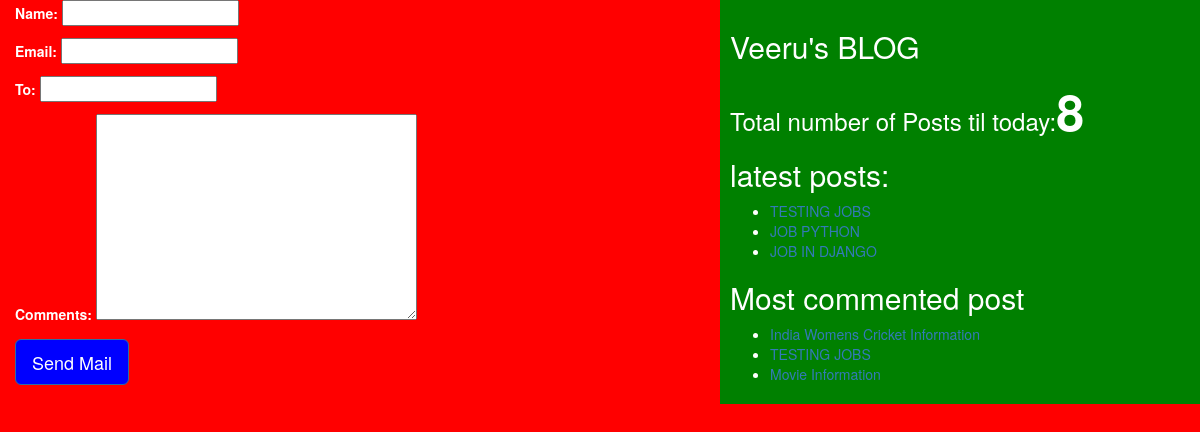
/1/share/, run on the app's committed database.
### blog/models.py (models this page shows, shortened)
class Post(models.Model):
    STATUS_CHOICES=(('draft','Draft'),('published','Published'))
    title=models.CharField(max_length=256)
    slug=models.SlugField(max_length=264,unique_for_date='publish')
    author=models.ForeignKey(User,on_delete=models.CASCADE,related_name='blog_posts')
    body=models.TextField()
    publish=models.DateTimeField(default=timezone.now)
    created=models.DateTimeField(auto_now_add=True)
    update=models.DateTimeField(auto_now=True)
    status=models.CharField(max_length=10,choices=STATUS_CHOICES,default='draft')
    objects=CoustomManager()
    tags=TaggableManager()
    class Meta:
        ordering=('-publish',)
    def get_absolute_url(self):
        return reverse ('post_detail',args=[self.publish.year,self.publish.strftime('%m'),self.publish.strftime('%d'),self.slug])

### blog/views.py (the view)
# urls.py: re_path('(?P<id>\d+)/share/$',views.mailsendview),
def mailsendview(request,id):
    post=get_object_or_404(Post,id=id,status='published')
    sent=False
    if request.method=='POST':
        form=EmailSendForm(request.POST)
        if form.is_valid():
            cd=form.cleaned_data
            subject='{} ({}) recommended you to read {}'.format(cd['name'],cd['email'],post.title)
            post_url=request.build_absolute_uri(post.get_absolute_url())
            message='read the post at:\n {}\n\n{}\'s comments:\n{}'.format(post_url,cd['name'],cd['comments'])
            send_mail(subject,message,'veerumpatil@gmail.com',[cd['to']])
            sent=True
    else:
        form=EmailSendForm()
    return render(request,'blog/sharebymail.html',{'form':form,'post':post,'sent':sent})

### blog/forms.py
class EmailSendForm(forms.Form):
    name=forms.CharField()
    email=forms.EmailField()
    to=forms.EmailField()
    comments=forms.CharField(required=False,widget=forms.Textarea)

### blog/models.py (called while the page is built)
    def get_queryset(self):
        return super().get_queryset().filter(status='published')

### blog/templatetags/blog_tags.py (called while the page is built)
@register.simple_tag
def total_posts():
    return Post.objects.count()

@register.inclusion_tag('blog/latest_post123.html')
def show_latest_posts():
    latest_posts=Post.objects.order_by('-publish')[:3]
    return {'latest_posts':latest_posts}

@register.simple_tag
def get_most_commented_posts(count=3):
    return Post.objects.annotate(total_comments=Count('comments')).order_by('-total_comments')[:count]

### templates/blog/sharebymail.html (shortened to what this page needs)
<!DOCTYPE html>
{%extends 'blog/base.html'%}
{%block content_block%}
{%if sent%}
  <h1>mail sent successfully</h1>
  <h2>post with title{{post.title}} shared by email</h2>
  {%else%}
    <form class="container" method="POST">
      {{form.as_p}}
      <input id='check'type="submit" class="btn btn-lg btn-primary" value="Send Mail">
{%endif%}
</form>
{%endblock%}

### templates/blog/base.html (shortened to what this page needs)
<!DOCTYPE html>
{%load blog_tags%}
{%load static%}
<html lang="en" dir="ltr">
  <head>
    <link rel="stylesheet" href="https://maxcdn.bootstrapcdn.com/bootstrap/3.3.7/css/bootstrap.min.css">
    <link rel="stylesheet" href="{%static 'css/blogdemo.css'%}">
  </head>
  <body>
    <div class="content">
      {%block content_block%}
      {%endblock%}
    </div>
    <div class="sidebar">
      <h2>Veeru's BLOG</h2>
      <h3>Total number of Posts til today:<span id ="pcount">{%total_posts%}</span></h3>
      {%show_latest_posts%}
      <h2>Most commented post</h2>
      {%get_most_commented_posts as most_commented_post%}
      <ul>
        {%for post in most_commented_post%}
        <li><a href="{{post.get_absolute_url}}">{{post.title}}</a></li>
        {%endfor%}
      </ul>
    </div>
  </body>
</html>

### templates/blog/latest_post123.html
<h2>latest posts:</h2>
<ul>
  {%for post in latest_posts%}
  <li><a href="{{post.get_absolute_url}}">{{post.title}}</a></li>
  {%endfor%}
</ul>

### static/css/blogdemo.css (style rules this page uses)
.content { width:60%; float: left; padding: 0,0,0,30px; background: red; color: white; height: 100%; }
.sidebar { width:40%; float: right; padding:10px; background: green; color: white; height: 100%; }
body { background: red; color: white; }
#check { background: blue; color: white; }
#pcount { font-size: 50px; font-weight: bold; }

### data on the page
Post: title "TESTING JOBS"
Post: title "JOB PYTHON"
Post: title "JOB IN DJANGO"
Post: title "India Womens Cricket Information"
Post: title "Movie Information"
